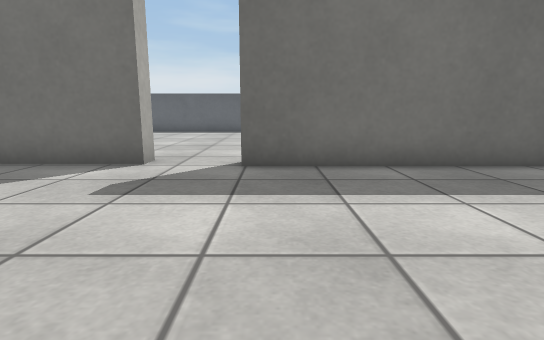
[1] (above)

16 first-person views from a walk through a world built for the Webots simulator. The camera is 0.05 m above the floor, tilts 10° down and sees 80° across. The floor is counted in squares, 0.05 m on a side. Each view is taken from the middle of a square. On the plan, view 1 faces up. The plan holds only what a view shows up to about 12 squares ahead; the rest is blank. The robots in the file are not drawn. Simple shapes and patterns stand in for the simulator's stock objects.

[2]
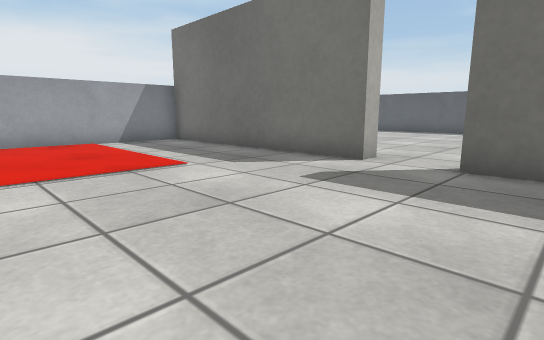

[3]
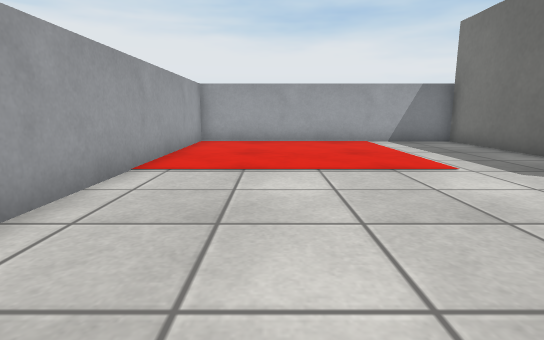

[4]
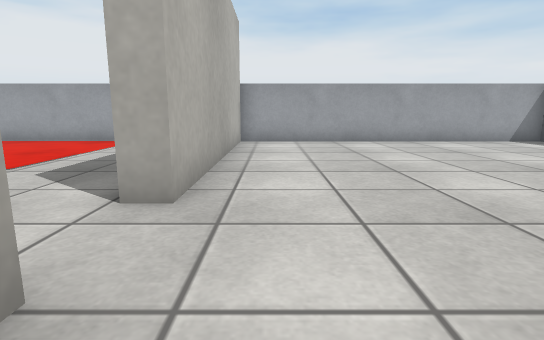

[5]
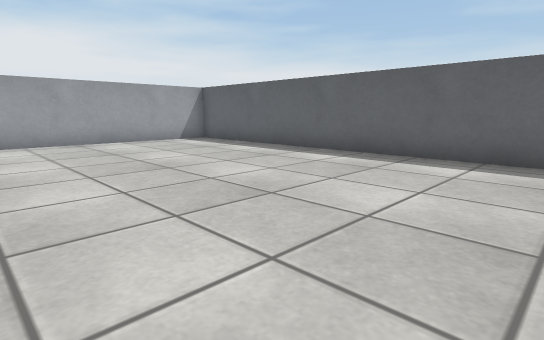

[6]
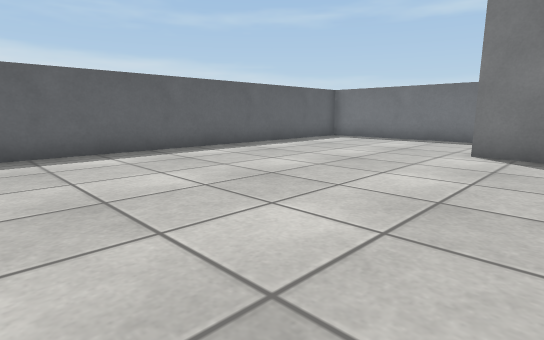

[7]
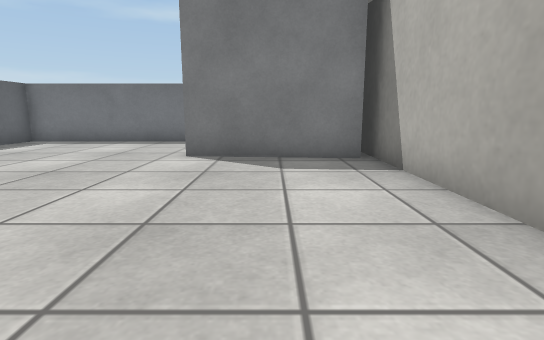

[8]
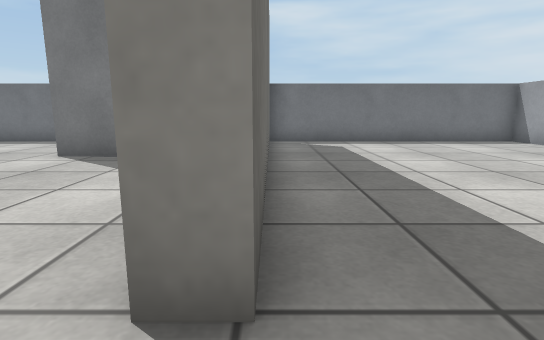

[9]
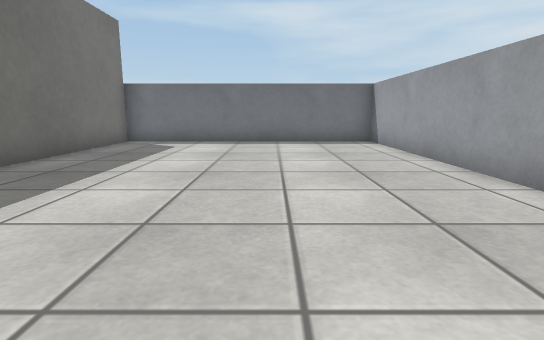

[10]
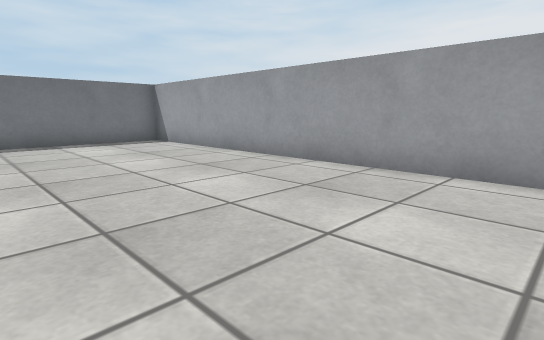

[11]
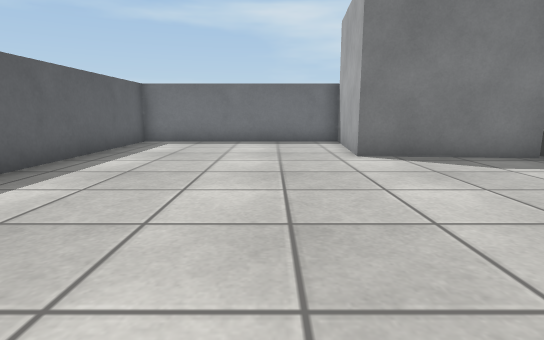

[12]
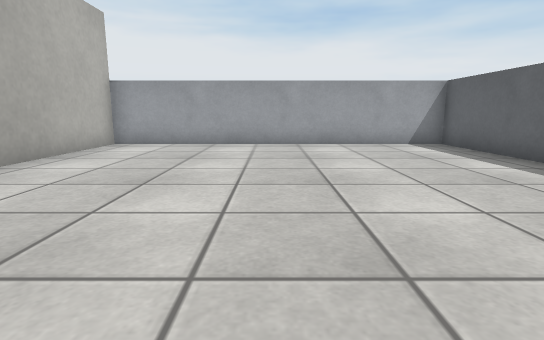

[13]
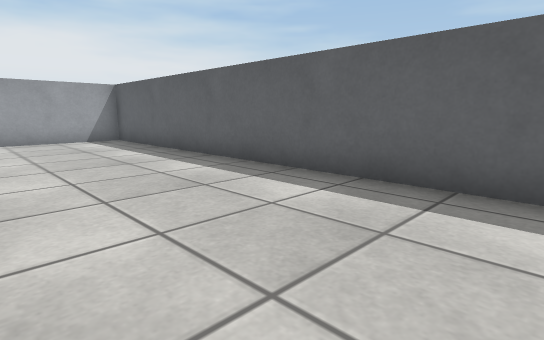

[14]
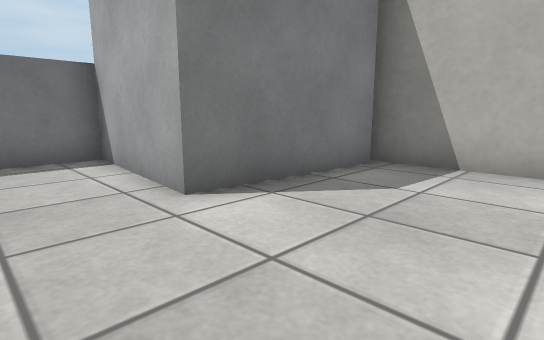

[15]
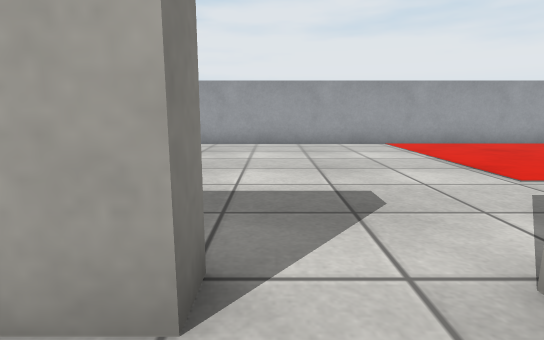

[16]
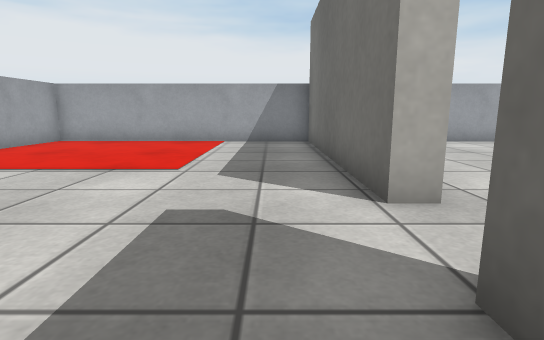

### Floor plan
Key: @ floor where view 1 was taken; # wall or solid block; . floor; B grey box.
Columns run from 11 left of view 1 to 10 right of it. Each row starts with its distance up from view 1.
 18 ######################
 17 #....................#
 16 #....................#
 15 #....................#
 14 #....................#
 13 #....................#
 12 #....................#
 11 #................BBBB#
 10 #................B
  9 #...............BB
  8 #...............B
  7 #########..#####BB
  6 #########..###########
  5 #....................#
  4 #....................#
  3 #....................#
  2 #....................#
  1 #....................#
  0 #..........@.........#
 -1 #....................#
 -2 #....................#
 -3 ######################

Positions as (right, up) in squares from view 1, and headings:
1: (0, 0), facing up
2: (1, 0), facing up-left
3: (1, 0), facing left
4: (1, 8), facing left
5: (1, 10), facing up-left
6: (-3, 9), facing up-right
7: (-2, 9), facing right
8: (-2, 6), facing right
9: (-2, 1), facing right
10: (-2, 3), facing down-right
11: (-2, 13), facing right
12: (0, 12), facing left
13: (2, 13), facing up-left
14: (2, 13), facing down-right
15: (-1, 8), facing down
16: (1, 5), facing left
